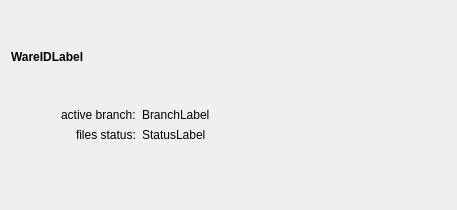
<?xml version="1.0" encoding="UTF-8"?>
<ui version="4.0">
 <class>GitDashboardItemWidget</class>
 <widget class="QFrame" name="GitDashboardItemWidget">
  <property name="geometry">
   <rect>
    <x>0</x>
    <y>0</y>
    <width>457</width>
    <height>210</height>
   </rect>
  </property>
  <property name="windowTitle">
   <string notr="true">Form</string>
  </property>
  <layout class="QVBoxLayout" name="verticalLayout_2" stretch="0,0">
   <item>
    <widget class="QLabel" name="WareIDLabel">
     <property name="font">
      <font>
       <weight>75</weight>
       <bold>true</bold>
      </font>
     </property>
     <property name="text">
      <string notr="true">WareIDLabel</string>
     </property>
    </widget>
   </item>
   <item>
    <layout class="QHBoxLayout" name="horizontalLayout">
     <item>
      <spacer name="horizontalSpacer">
       <property name="orientation">
        <enum>Qt::Horizontal</enum>
       </property>
       <property name="sizeType">
        <enum>QSizePolicy::Fixed</enum>
       </property>
       <property name="sizeHint" stdset="0">
        <size>
         <width>50</width>
         <height>1</height>
        </size>
       </property>
      </spacer>
     </item>
     <item>
      <layout class="QFormLayout" name="formLayout">
       <property name="labelAlignment">
        <set>Qt::AlignRight|Qt::AlignTrailing|Qt::AlignVCenter</set>
       </property>
       <item row="2" column="0">
        <widget class="QLabel" name="label">
         <property name="text">
          <string>files status:</string>
         </property>
        </widget>
       </item>
       <item row="2" column="1">
        <widget class="QLabel" name="StatusLabel">
         <property name="text">
          <string notr="true">StatusLabel</string>
         </property>
         <property name="alignment">
          <set>Qt::AlignLeading|Qt::AlignLeft|Qt::AlignVCenter</set>
         </property>
         <property name="indent">
          <number>0</number>
         </property>
        </widget>
       </item>
       <item row="1" column="1">
        <widget class="QLabel" name="BranchLabel">
         <property name="text">
          <string notr="true">BranchLabel</string>
         </property>
         <property name="indent">
          <number>0</number>
         </property>
        </widget>
       </item>
       <item row="1" column="0">
        <widget class="QLabel" name="label_2">
         <property name="text">
          <string>active branch:</string>
         </property>
        </widget>
       </item>
      </layout>
     </item>
    </layout>
   </item>
  </layout>
 </widget>
 <resources/>
 <connections/>
</ui>
